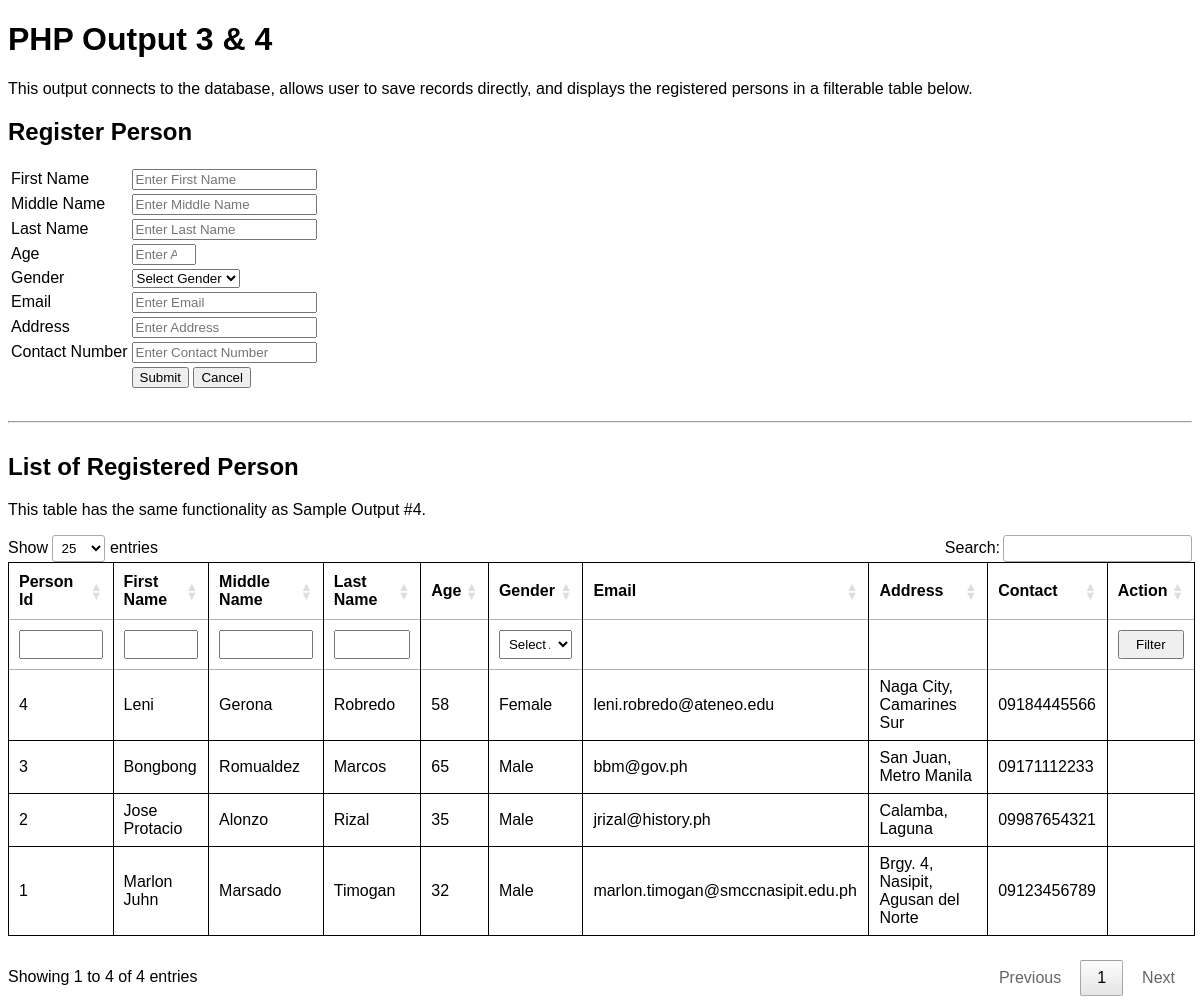
The app's page /php3/index.php with its own data.
### tables this page shows
CREATE TABLE `persons` (
  `person_id` int(11) NOT NULL AUTO_INCREMENT,
  `person_fname` varchar(100) NOT NULL,
  `person_mname` varchar(100) DEFAULT '',
  `person_lname` varchar(100) NOT NULL,
  `person_age` int(3) NOT NULL,
  `person_gender` varchar(10) NOT NULL,
  `person_email` varchar(150) NOT NULL,
  `person_address` varchar(255) NOT NULL,
  `person_contact` varchar(30) NOT NULL,
  PRIMARY KEY (`person_id`)
);

### php3/index.php (the view, shortened to what this page needs)
<?php
$servername = "localhost";
$username = "root";
$password = "";
$db = "myfirstdb";
$conn = @new mysqli($servername, $username, $password, $db);
$result = null;
if($conn && !$conn->connect_error) {
    $where = array();
    $query = "SELECT * FROM persons";
    if(isset($_GET["filter_submit"])) {
        if(!empty($_GET["person_id"])) {$where[] = "person_id LIKE '{$_GET["person_id"]}%'"; }
        if(!empty($_GET["person_fname"])) {$where[] = "person_fname LIKE '{$_GET["person_fname"]}%'"; }
        if(!empty($_GET["person_mname"])) {$where[] = "person_mname LIKE '{$_GET["person_mname"]}%'"; }
        if(!empty($_GET["person_lname"])) {$where[] = "person_lname LIKE '{$_GET["person_lname"]}%'"; }
        if(!empty($_GET["person_gender"])) {$where[] = "person_gender LIKE '{$_GET["person_gender"]}%'"; }
        if(!(count($where) === 0)) {
            $query .= " WHERE " . implode(" AND ", $where);
            $query .= " ORDER BY person_lname";
            $result = $conn->query($query);
            $where = array();
        } else {
            $query = "SELECT * FROM persons ORDER BY person_lname";
            $result = $conn->query($query);
        }
    } else {
        $query = "SELECT * FROM persons ORDER BY person_id DESC";
        $result = $conn->query($query);
    }
}
?>
<?php include './layout/head.php'; ?>
    <h1>PHP Output 3 & 4</h1>
    <p>This output connects to the database, allows user to save records directly, and displays the registered persons in a filterable table below.</p>
    <form action="index.php" method="POST">
        <h2>Register Person</h2>
        <table>
            <tr>
                <td><label for="fname">First Name</label></td>
                <td><input type="text" name="fname" id="fname" placeholder="Enter First Name" required></td>
            </tr>
            <tr>
                <td><label for="mname">Middle Name</label></td>
                <td><input type="text" name="mname" id="mname" placeholder="Enter Middle Name"></td>
            </tr>
            <tr>
                <td><label for="lname">Last Name</label></td>
                <td><input type="text" name="lname" id="lname" placeholder="Enter Last Name" required></td>
            </tr>
            <tr>
                <td><label for="age">Age</label></td>
                <td><input type="number" name="age" id="age" placeholder="Enter Age" min="1" max="120" required></td>
            </tr>
            <tr>
                <td><label for="gender">Gender</label></td>
                <td>
                    <select name="gender" id="gender" required>
                        <option value="">Select Gender</option>
                    </select>
                </td>
            </tr>
            <tr>
                <td><label for="email">Email</label></td>
                <td><input type="email" name="email" id="email" placeholder="Enter Email" required></td>
            </tr>
            <tr>
                <td><label for="address">Address</label></td>
                <td><input type="text" name="address" id="address" placeholder="Enter Address" required></td>
            </tr>
            <tr>
                <td><label for="contact">Contact Number</label></td>
                <td><input type="tel" name="contact" id="contact" placeholder="Enter Contact Number" pattern="[0-9]{11}" required></td>
            </tr>
            <tr>
                <td></td>
                <td>
                    <input type="submit" name="submit" value="Submit">
                    <input type="reset" name="cancel" value="Cancel">
                </td>
            </tr>
        </table>
    </form>
    <hr style="margin-block: 30px;">
    <h2>List of Registered Person</h2>
    <p>This table has the same functionality as Sample Output #4.</p>
    <form action="index.php" method="GET">
    <table id="example" class="dataTable">
        <thead>
            <tr>
                <th>Person Id</th>
                <th>First Name</th>
                <th>Middle Name</th>
                <th>Last Name</th>
                <th>Age</th>
                <th>Gender</th>
                <th>Email</th>
                <th>Address</th>
                <th>Contact</th>
                <th>Action</th>
            </tr>
            <tr>
                <th>
                    <input type="text" name="person_id" value="<?php echo isset($_GET['person_id']) ? $_GET['person_id'] : "";?>">
                </th>
                <th>
                    <input type="text" name="person_fname" value="<?php echo isset($_GET['person_fname']) ? $_GET['person_fname'] : "";?>">
                </th>
                <th>
                    <input type="text" name="person_mname" value="<?php echo isset($_GET['person_mname']) ? $_GET['person_mname'] : "";?>">
                </th>
                <th>
                    <input type="text" name="person_lname" value="<?php echo isset($_GET['person_lname']) ? $_GET['person_lname'] : "";?>">
                </th>
                <th></th>
                <th>
                    <select name="person_gender" id="person_gender">
                        <option value="" selected>Select All</option>
                    </select>
                </th>
                <th></th>
                <th></th>
                <th></th>
                <th>
                    <input type="submit" name="filter_submit" value="Filter">
                </th>
            </tr>
        </thead>
        <tbody>
            <?php
                if($result) {
                    while($row = $result->fetch_assoc()) {
                        echo '
                            <tr>
                                <td>'. $row['person_id'] .'</td>
                                <td>'. $row['person_fname'] .'</td>
                                <td>'. $row['person_mname'] .'</td>
                                <td>'. $row['person_lname'] .'</td>
                                <td>'. ($row['person_age'] ?? '') .'</td>
                                <td>'. ($row['person_gender'] ?? '') .'</td>
                                <td>'. ($row['person_email'] ?? '') .'</td>
                                <td>'. ($row['person_address'] ?? '') .'</td>
                                <td>'. ($row['person_contact'] ?? '') .'</td>
                                <td></td>
                            </tr>
                        ';
                    }
                }
            ?>
        </tbody>
    </table>
    </form>
<?php include './layout/foot.php'; ?>

### php3/layout/head.php (style rules this page uses)
* { box-sizing: border-box; }
body { font-family: Arial; }
table.dataTable { border-collapse: collapse; margin-block: 20px; }
table.dataTable thead, table.dataTable tbody, table.dataTable th, table.dataTable td { border: 1px solid black; }
table.dataTable input[type="text"], table.dataTable input[type="submit"], table.dataTable select { width: 100%; padding: 5px; }

### records on screen
persons: person_id "4", person_fname "Leni", person_mname "Gerona", person_lname "Robredo", person_age "58", person_gender "Female", person_email "leni.robredo@ateneo.edu", person_address "Naga City, Camarines Sur", person_contact "09184445566"
persons: person_id "3", person_fname "Bongbong", person_mname "Romualdez", person_lname "Marcos", person_age "65", person_gender "Male", person_email "bbm@gov.ph", person_address "San Juan, Metro Manila", person_contact "09171112233"
persons: person_id "2", person_fname "Jose Protacio", person_mname "Alonzo", person_lname "Rizal", person_age "35", person_gender "Male", person_email "jrizal@history.ph", person_address "Calamba, Laguna", person_contact "09987654321"
persons: person_id "1", person_fname "Marlon Juhn", person_mname "Marsado", person_lname "Timogan", person_age "32", person_gender "Male", person_email "marlon.timogan@smccnasipit.edu.ph", person_address "Brgy. 4, Nasipit, Agusan del Norte", person_contact "09123456789"
